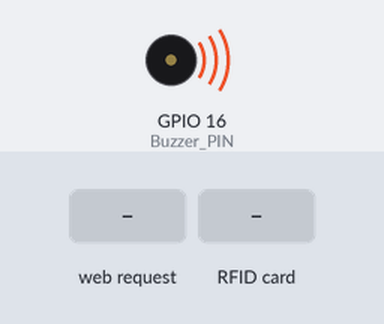
A sketch run on a simulated ESP8266 (NodeMCU). Parts: buzzer (waves = sounding, pin HIGH). The test bench sets the inputs (shaded band). Uploads are accepted with an empty reply; pins used as bus, display or sensor lines are not drawn; what the sketch prints to the serial monitor is not drawn.

Above: at 0.1 s.
At 1.4 s:
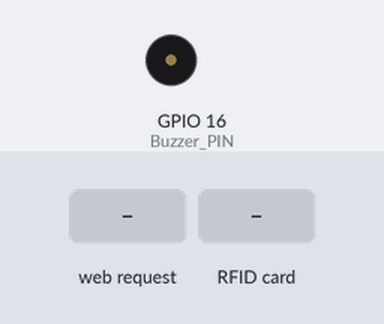
1.5 s: HTTP request GET /setTransaction received
3.0 s: HTTP request GET /setTransaction?type=1&tid=1 received
4.5 s: HTTP request GET /setTransaction?type=successful received
6.0 s: RFID card 09 87 65 43 21 held to the reader
At 6.29 s:
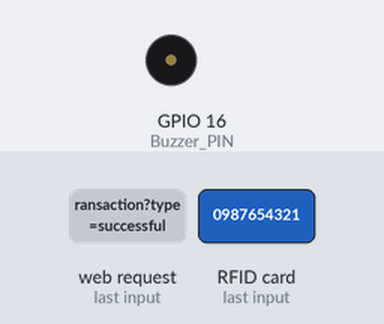
Timing chart, 0 to 8.7 s (numbered marks = the images above; inputs shaded):
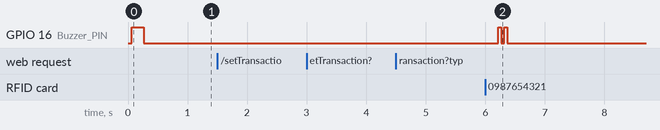

Measured:
- after the input at 1.5 s, every drawn part: stays the same
- after the input at 3.0 s, every drawn part: stays the same
- after the input at 4.5 s, every drawn part: stays the same
- after the input at 6.0 s, GPIO 16 (Buzzer_PIN): alternates HIGH for 0.05 s and LOW for 0.05 s, 4 changes in all, then stays LOW, starting after 0.22 s

The sketch:

read_card_and_send_to_db.ino
```cpp
/*
 * =================================================================
 * FINAL ESP8266 NFC Payment Terminal Code (v4 - Transaction ID FIX)
 * =================================================================
 * This code is matched to your project folder named "Start".
 *
 * It now passes a unique Transaction ID (tid) from the frontend
 * to the backend to prevent race conditions and fix the
 * "stuck page" bug.
 *
 * --- HARDWARE CONNECTIONS (NodeMCU) ---
 * - MFRC522 VCC  -> 3.3V
 * - MFRC522 GND  -> GND
 * - MFRC522 RST  -> D4 (GPIO 2)
 * - MFRC522 SDA  -> D8 (GPIO 15)  (This is the SS/Chip Select pin)
 * - MFRC522 MOSI -> D7 (GPIO 13)
 * - MFRC522 MISO -> D6 (GPIO 12)
 * - MFRC522 SCK  -> D5 (GPIO 14)
 * - Buzzer       -> D0 (GPIO 16)
 */

//----Include Libraries---//
#include <ESP8266WiFi.h>
#include <ESP8266WebServer.h>
#include <ESP8266HTTPClient.h>
#include <SPI.h>
#include <MFRC522.h>

// --- Pin Definitions ---
#define RST_PIN   2   // GPIO 2 (D4 on NodeMCU)
#define SS_PIN    15  // GPIO 15 (D8 on NodeMCU)
#define LED_PIN     LED_BUILTIN // On-board LED
#define Buzzer_PIN  16  // GPIO 16 (D0 on NodeMCU)

MFRC522 mfrc522(SS_PIN, RST_PIN);  // Create MFRC522 instance.

//-----SSID and Password for the Access Point-------//
const char* ssid = "Credit Account";
const char* password = "0987654321";

//----Backend Server Settings (from your PHP file)----//
const String apikey = "somade_daniel";
// This points to your "Start" folder
const String servername = "http://192.168.4.2/Start/backend/process_payment.php";

ESP8266WebServer server(80);  // Server on port 80

// --- Global Variables for Transaction State ---
String  currentPaymentType = ""; // Stores "credit" or "debit"
String  currentTransactionID = ""; // <-- NEW: Stores the transaction ID
unsigned long lastScanTime = 0;
const unsigned long scanCooldown = 3000; // 3-second cooldown

void setup() {
  Serial.begin(115200);
  while (!Serial);
  Serial.println("\nStarting NFC Payment Terminal (v4 - TID FIX)...");

  pinMode(LED_PIN, OUTPUT);
  pinMode(Buzzer_PIN, OUTPUT);
  digitalWrite(LED_PIN, HIGH); // LED is off by default (HIGH on built-in)
  digitalWrite(Buzzer_PIN, LOW); // Buzzer off

  // --- Initialize RFID Reader ---
  SPI.begin();
  mfrc522.PCD_Init();
  Serial.println("Checking MFRC522 connection...");
  mfrc522.PCD_DumpVersionToSerial(); // This checks if the reader is connected.

  // --- Create the Access Point ---
  WiFi.softAP(ssid, password);
  Serial.print("Access Point Started: ");
  Serial.println(ssid);
  Serial.print("AP IP address (My IP): ");
  Serial.println(WiFi.softAPIP()); // This should be 192.168.4.1

  // --- Configure Server Handlers ---
  server.on("/setTransaction", handleSetTransaction);

  server.begin(); // Start the server
  Serial.println("HTTP server started. Waiting for transaction type...");

  playSuccessFeedback(); // Beep once to show it's ready
}

/**
 * This function is called by the FRONTEND (e.g. /setTransaction?type=debit&tid=12345678)
 */
void handleSetTransaction() {
  // Send the "permission slip" (CORS Header) to the browser
  server.sendHeader("Access-Control-Allow-Origin", "*");

  if (currentPaymentType != "") {
    Serial.println("Warning: Another transaction is already in progress.");
    server.send(409, "text/plain", "Error: Transaction in progress. Please wait.");
    return;
  }

  // --- MODIFIED: Check for both 'type' and 'tid' ---
  if (server.hasArg("type") && server.hasArg("tid")) {
    currentPaymentType = server.arg("type");
    currentTransactionID = server.arg("tid"); // <-- NEW: Store the ID

    Serial.print("Transaction armed! Type: ");
    Serial.print(currentPaymentType);
    Serial.print(", ID: ");
    Serial.println(currentTransactionID);

    // Send a success response back to the frontend
    server.send(200, "text/plain", "Transaction armed. Please scan card.");
  } else {
    Serial.println("Error: /setTransaction call missing 'type' or 'tid'.");
    server.send(400, "text/plain", "Error: 'type' or 'tid' argument missing.");
  }
}

void loop() {
  // Always handle web server requests
  server.handleClient();

  // ----- RFID Scanning Logic -----

  // Add a small delay to prevent the loop from running too fast
  // and interfering with the web server.
  delay(50);

  if (millis() - lastScanTime < scanCooldown) {
    return; // Still in cooldown from last scan
  }

  if (currentPaymentType == "") {
    return; // Reader is not armed, do nothing
  }

  // Look for new card
  if (!mfrc522.PICC_IsNewCardPresent()) {
    return;
  }

  // Select one of the cards
  if (!mfrc522.PICC_ReadCardSerial()) {
    return;
  }

  // --- A Card was successfully read AND a transaction is armed ---
  Serial.println("--------------------------");
  Serial.println("Card detected!");
  lastScanTime = millis();

  String uidString = getUidString();
  Serial.print("Card UID: ");
  Serial.println(uidString);

  // --- MODIFIED: Send data to the PHP Backend ---
  // Now includes the transaction ID
  String serverApi = servername + "?apikey=" + apikey + "&paymentType=" + currentPaymentType + "&tid=" + currentTransactionID;
  String request = serverApi + "&card_number=" + uidString;

  Serial.print("Sending request to backend: ");
  Serial.println(request);

  WiFiClient client;
  HTTPClient http;

  if (http.begin(client, request.c_str())) {
    http.setTimeout(10000);
    int httpResponseCode = http.GET();
    String payload = "Error: No response";

    if (httpResponseCode > 0) {
      payload = http.getString();
      Serial.print("Backend Response [");
      Serial.print(httpResponseCode);
      Serial.print("]: ");
      Serial.println(payload);

      if (payload.indexOf("successful") > -1 || payload.indexOf("credited") > -1) {
        playSuccessFeedback();
      } else {
        playErrorFeedback();
      }

    } else {
      Serial.print("Error on HTTP request: ");
      Serial.println(httpResponseCode);
      playErrorFeedback();
    }
    http.end();
  } else {
    Serial.println("Could not begin HTTP connection to backend.");
    playErrorFeedback();
  }

  Serial.println("Transaction complete. Waiting for next /setTransaction call.");
  Serial.println("--------------------------");

  currentPaymentType = ""; // Disarm the reader
  currentTransactionID = ""; // <-- NEW: Clear the ID

  mfrc522.PICC_HaltA();
  mfrc522.PCD_StopCrypto1();
}


/**
 * Helper function to convert the UID byte array to a
 * formatted Hexadecimal string.
 */
String getUidString() {
  String uidString = "";
  for (byte i = 0; i < mfrc522.uid.size; i++) {
    if (mfrc522.uid.uidByte[i] < 0x10) {
      uidString.concat("0");
    }
    uidString.concat(String(mfrc522.uid.uidByte[i], HEX));
  }
  uidString.toUpperCase();
  return uidString;
}

/**
 * Feedback function for success
 */
void playSuccessFeedback() {
  digitalWrite(LED_PIN, LOW); // LED ON
  digitalWrite(Buzzer_PIN, HIGH); // Buzzer ON
  delay(200);
  digitalWrite(LED_PIN, HIGH); // LED OFF
  digitalWrite(Buzzer_PIN, LOW); // Buzzer OFF
}

/**
 * Feedback function for error/timeout
 */
void playErrorFeedback() {
  digitalWrite(LED_PIN, LOW);
  digitalWrite(Buzzer_PIN, HIGH);
  delay(50);
  digitalWrite(LED_PIN, HIGH);
  digitalWrite(Buzzer_PIN, LOW);
  delay(50);
  digitalWrite(LED_PIN, LOW);
  digitalWrite(Buzzer_PIN, HIGH);
  delay(50);
  digitalWrite(LED_PIN, HIGH);
  digitalWrite(Buzzer_PIN, LOW);
}
```
